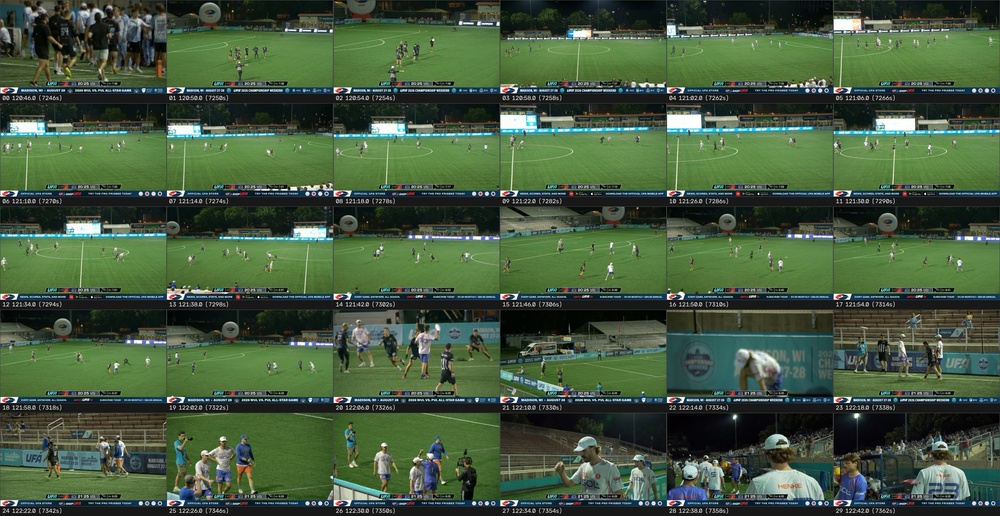
#> input picture eval/m0/pick_a_sheet.jpg, 1000 x 516 px, shrunk from 2520 x 1300 before the run
$ python -i paint.py   (imports and definitions only)
#> lines starting #> are read from the running program, lines starting #| are printed output that depends on the picture; after the words box and inside, x2 and y2 are one past the last pixel; in counts of white or black regions, pixels touching at a corner belong together
#> further down, picture is the input picture: shape (516, 1000, 3); mean B, G, R 63.2, 89, 68.4
"""Finding the painted lines, and turning them into something to fit against.

White paint on grass is bright, unsaturated and — the part that does the work —
*thin*. A line survives an opening with a long thin kernel at its own
orientation; a torso does not survive one at any orientation. This is the same
detector that answered M0's question 2 (`tools/paint.py` now calls in here).

The output calibration actually consumes is a **distance transform**: for each
pixel, how far to the nearest paint. Fitting then asks only "how far is each
point of my world model from some paint", never "is every piece of paint
explained". That asymmetry is deliberate and it is what makes the fit robust to
the ultimate lines and pylons painted over the soccer markings — extra paint
costs nothing, missing paint costs everything.
"""

from __future__ import annotations

import cv2
import numpy as np

# Tuned on work/p0001 frame 000180 against the visible centre circle, which is
# the faintest thing the fit depends on. The night game plus a 5.4 Mbps encode
# make the soccer paint much lower-contrast than the M0 defaults assumed: at
# TOPHAT_THRESH 12 roughly a third of the circle went undetected, and the fit
# then locked onto whatever else was bright. See eval/m1/probe/paintbest.jpg.
MAX_SAT = 110
MIN_VAL = 105
KERNEL_LEN = 21
N_ANGLES = 12
TOPHAT_THRESH = 8


def paint_mask(bgr: np.ndarray, *, max_sat: int = MAX_SAT, min_val: int = MIN_VAL,
               kernel_len: int = KERNEL_LEN, n_angles: int = N_ANGLES,
               region: np.ndarray | None = None) -> np.ndarray:
    """Bright, unsaturated, locally brighter than its surroundings, and thin."""
#> called with max_sat = 110, min_val = 105, kernel_len = 21, n_angles = 12
    hsv = cv2.cvtColor(bgr, cv2.COLOR_BGR2HSV)
#> hsv: shape (516, 1000, 3); mean H, S, V 60.4, 98.4, 91.5
    bright = cv2.inRange(hsv, np.array([0, 0, min_val], np.uint8),
                         np.array([179, max_sat, 255], np.uint8))
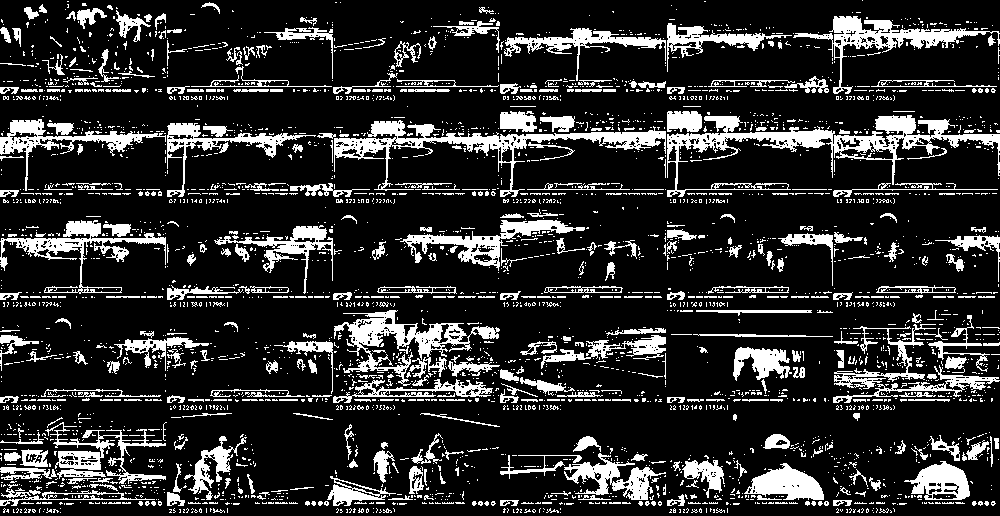
#> bright: shape (516, 1000); 17.7% white; 3359 white regions (2957 under 20 px), largest, box (x1, y1, x2, y2) and area: (667, 115, 1000, 197) 5860, (334, 120, 666, 197) 4580, (334, 310, 500, 386) 3620

    grey = cv2.cvtColor(bgr, cv2.COLOR_BGR2GRAY)
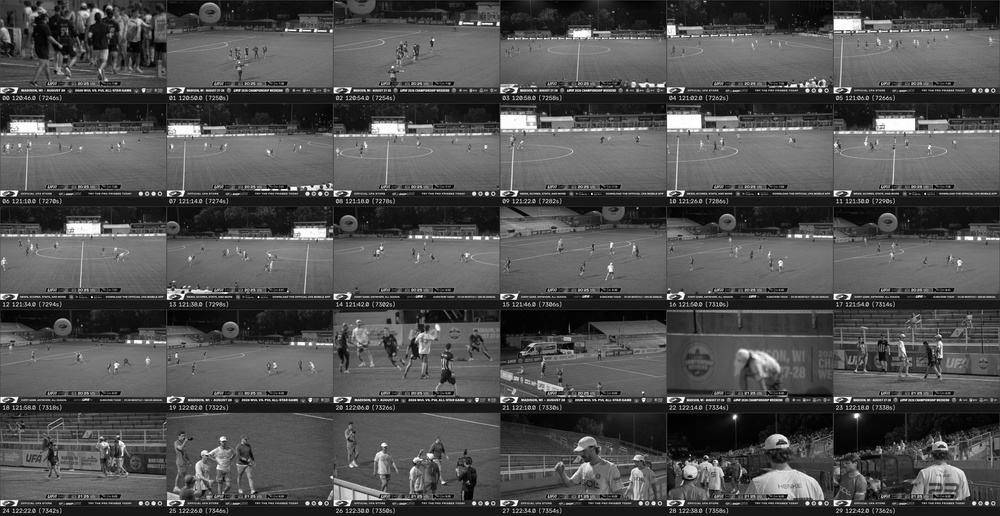
#> grey: shape (516, 1000); min 0, max 255, mean 79.9
    bg = cv2.morphologyEx(grey, cv2.MORPH_OPEN,
                          cv2.getStructuringElement(cv2.MORPH_ELLIPSE, (25, 25)))
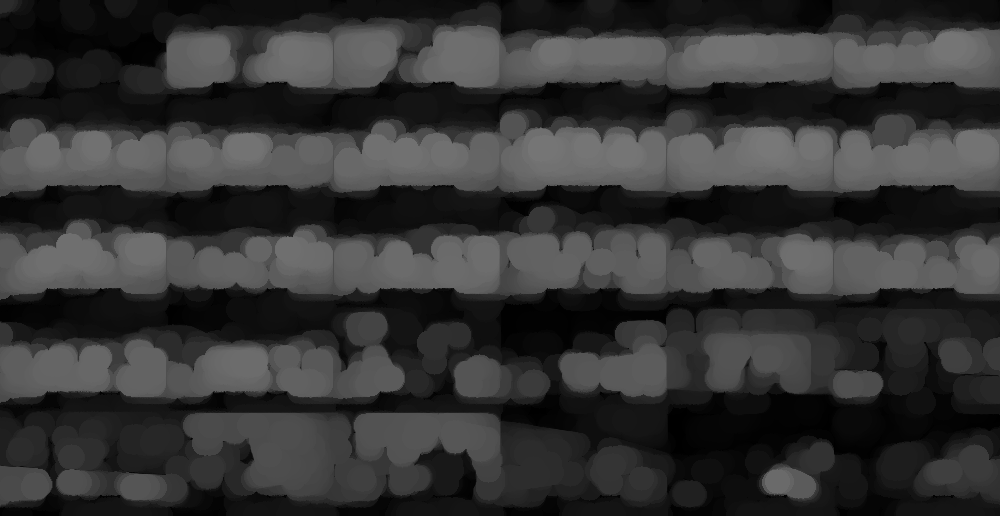
#> bg: shape (516, 1000); min 0, max 120, mean 52.1
    _, ridge = cv2.threshold(cv2.subtract(grey, bg), TOPHAT_THRESH, 255, cv2.THRESH_BINARY)
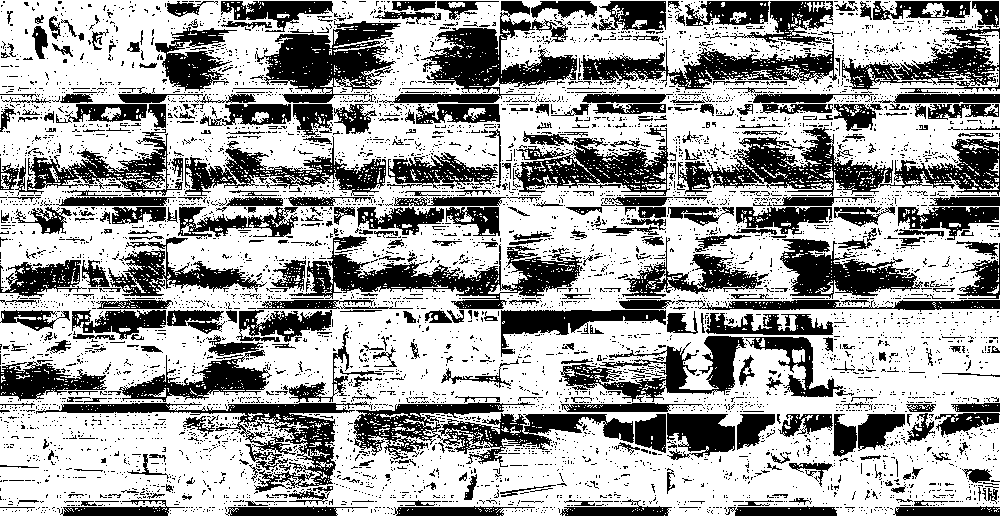
#> ridge: shape (516, 1000); 63.1% white; 5874 black regions (5428 under 20 px), largest, box (x1, y1, x2, y2) and area: (678, 127, 1000, 196) 8442, (289, 235, 583, 309) 7111, (353, 402, 634, 467) 6841

    cand = cv2.bitwise_and(bright, ridge)
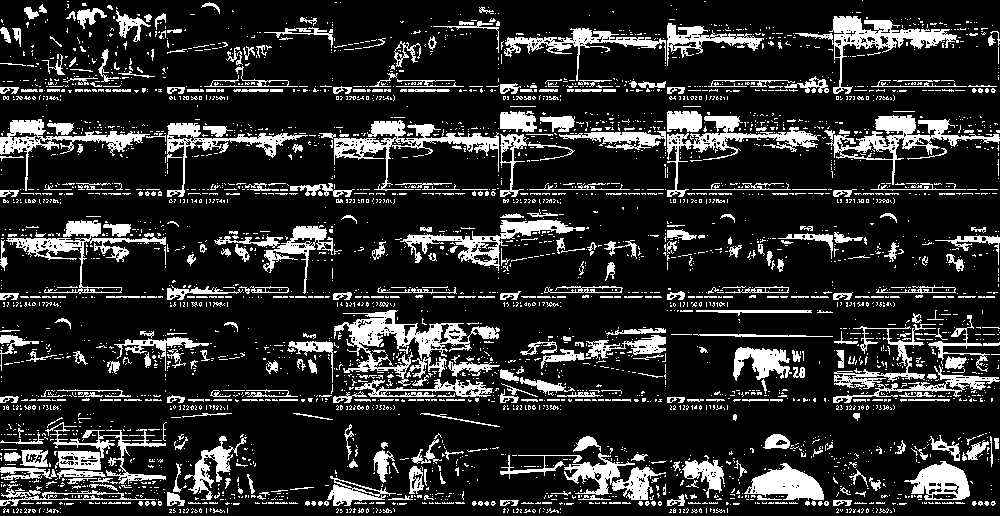
#> cand: shape (516, 1000); 17% white; 3563 white regions (3140 under 20 px), largest, box (x1, y1, x2, y2) and area: (334, 310, 500, 386) 3610, (824, 115, 1000, 185) 2581, (334, 120, 499, 191) 2543
    if region is not None:
        cand = cv2.bitwise_and(cand, region)

    acc = np.zeros_like(cand)
    base = np.zeros((kernel_len, kernel_len), np.uint8)
    cv2.line(base, (0, kernel_len // 2), (kernel_len - 1, kernel_len // 2), 1, 1)
    for a in np.linspace(0, 180, n_angles, endpoint=False):
        M = cv2.getRotationMatrix2D((kernel_len / 2 - 0.5, kernel_len / 2 - 0.5), a, 1.0)
        k = cv2.warpAffine(base, M, (kernel_len, kernel_len), flags=cv2.INTER_NEAREST)
        acc = cv2.bitwise_or(acc, cv2.morphologyEx(cand, cv2.MORPH_OPEN, k))
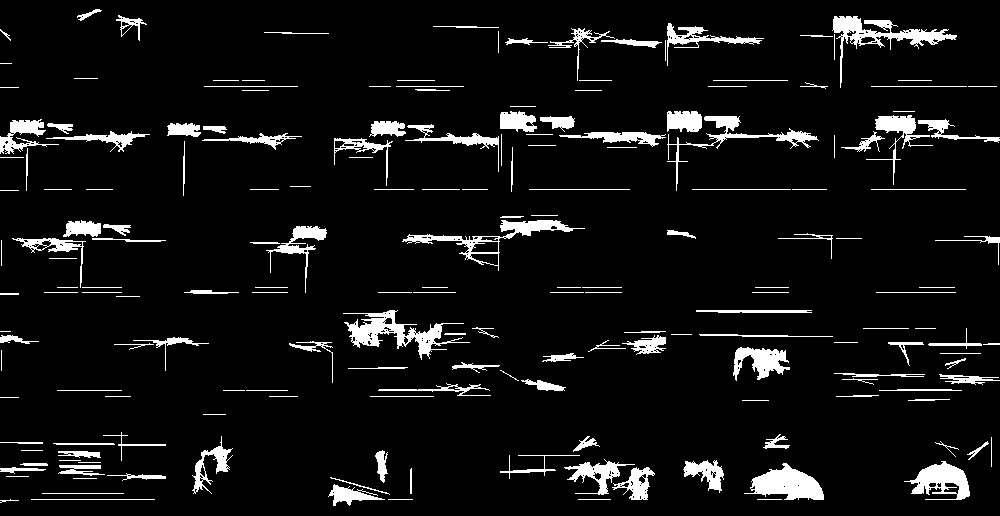
#> acc: shape (516, 1000); 7% white; 189 white regions (5 under 20 px), largest, box (x1, y1, x2, y2) and area: (343, 310, 470, 360) 1885, (832, 16, 957, 88) 1741, (744, 463, 824, 500) 1668
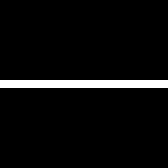
#> base: shape (21, 21) (shown 8 times larger); values 0 (black) and 1 (white), 4.8% white in thin lines or dots, all inside (x1, y1, x2, y2) = (0, 10, 21, 11)
    return acc


def distance_field(paint: np.ndarray, *, cap_px: float = 60.0) -> np.ndarray:
    """Distance from every pixel to the nearest paint pixel, in pixels.

    Capped, because an unbounded distance lets a single badly-initialised model
    point dominate the objective and drag the whole fit after it.
    """
    inv = np.where(paint > 0, 0, 255).astype(np.uint8)
    dist = cv2.distanceTransform(inv, cv2.DIST_L2, 5)
    return np.minimum(dist, cap_px)


def coverage(paint: np.ndarray, region: np.ndarray | None = None) -> float:
    """Share of the usable region that is paint. A frame with almost none is a
    frame whose calibration cannot be trusted, whatever the optimiser reports."""
    if region is None:
        return float((paint > 0).mean())
    usable = region > 0
    if not usable.any():
        return 0.0
    return float((paint[usable] > 0).mean())


def largest_components(paint: np.ndarray, *, min_area: int = 120,
                       max_n: int = 40) -> np.ndarray:
    """Drop speckle. Chamfer is robust to extra paint but not to a fog of it."""
    n, labels, stats, _ = cv2.connectedComponentsWithStats(paint, connectivity=8)
    if n <= 1:
        return paint
    order = np.argsort(-stats[1:, cv2.CC_STAT_AREA]) + 1
    keep = [i for i in order[:max_n] if stats[i, cv2.CC_STAT_AREA] >= min_area]
    out = np.zeros_like(paint)
    for i in keep:
        out[labels == i] = 255
    return out

>>> import cv2
>>> picture = cv2.imread('../../eval/m0/pick_a_sheet.jpg')
>>> result = paint_mask(picture)

$ run again, on eval/m0/cutcheck_sheet.jpg
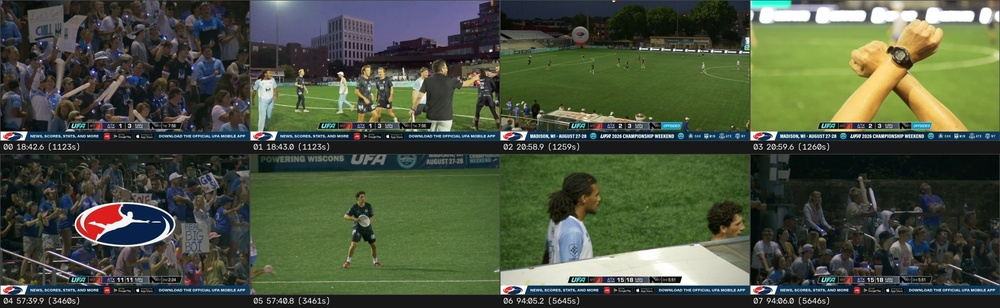
#> input picture eval/m0/cutcheck_sheet.jpg, 1000 x 308 px, shrunk from 1840 x 566 before the run
#> picture is the input picture: shape (308, 1000, 3); mean B, G, R 63.3, 82.1, 73.4
#> hsv: shape (308, 1000, 3); mean H, S, V 62.2, 91.7, 88.6
#> in paint_mask, `bright = cv2.inRange(hsv, np.array([0, 0, min_val], np.uint8), np.arra..`:
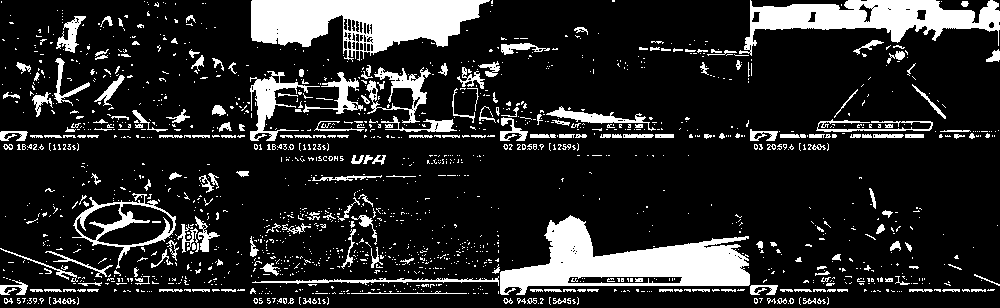
#> bright: shape (308, 1000); 16% white; 1619 white regions (1391 under 20 px), largest, box (x1, y1, x2, y2) and area: (500, 215, 750, 295) 9123, (251, 0, 490, 62) 8760, (739, 0, 1000, 56) 6263
#> ridge: shape (308, 1000); 62.8% white; 3044 black regions (2725 under 20 px), largest, box (x1, y1, x2, y2) and area: (490, 5, 897, 140) 20017, (238, 155, 521, 274) 11896, (208, 0, 500, 82) 9312
#> cand: shape (308, 1000); 13% white; 1668 white regions (1431 under 20 px), largest, box (x1, y1, x2, y2) and area: (500, 215, 750, 295) 6239, (739, 0, 975, 56) 4646, (318, 1, 393, 62) 1434
#> after the loop in paint_mask, `for a in np.linspace(0, 180, n_angles, endpoint=False):`:
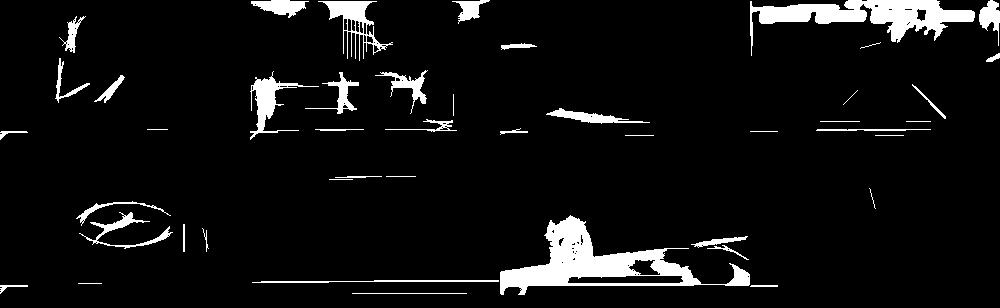
#> acc: shape (308, 1000); 6.5% white; 45 white regions (1 under 20 px), largest, box (x1, y1, x2, y2) and area: (500, 215, 750, 295) 6134, (750, 0, 975, 56) 4499, (318, 1, 393, 61) 1194

$ run again, on eval/m0/pick_b_sheet.jpg
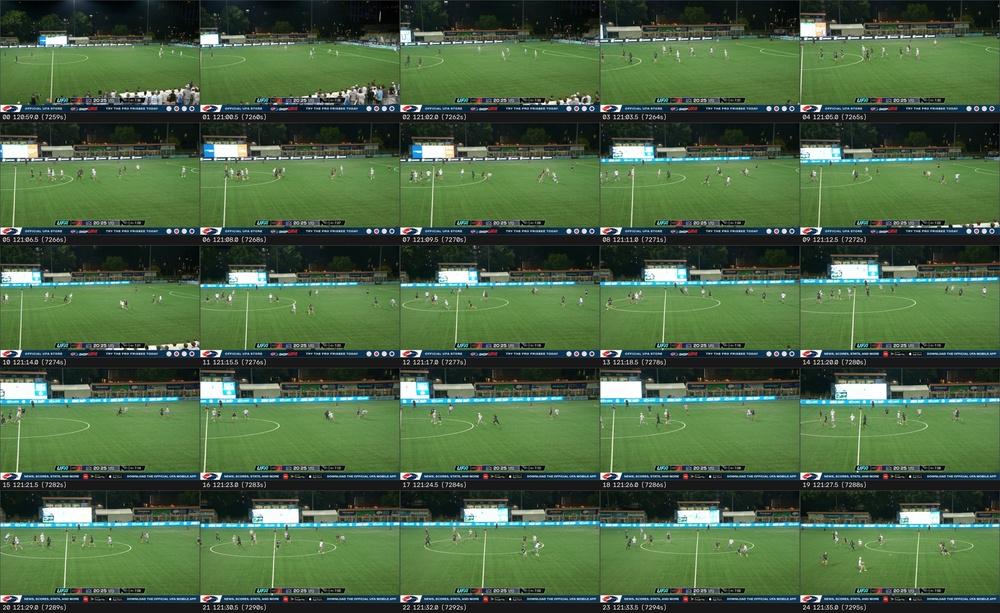
#> input picture eval/m0/pick_b_sheet.jpg, 1000 x 613 px, shrunk from 2350 x 1440 before the run
#> picture is the input picture: shape (613, 1000, 3); mean B, G, R 68.4, 100.4, 74.6
#> hsv: shape (613, 1000, 3); mean H, S, V 60.1, 102.2, 102.6
#> in paint_mask, `bright = cv2.inRange(hsv, np.array([0, 0, min_val], np.uint8), np.arra..`:
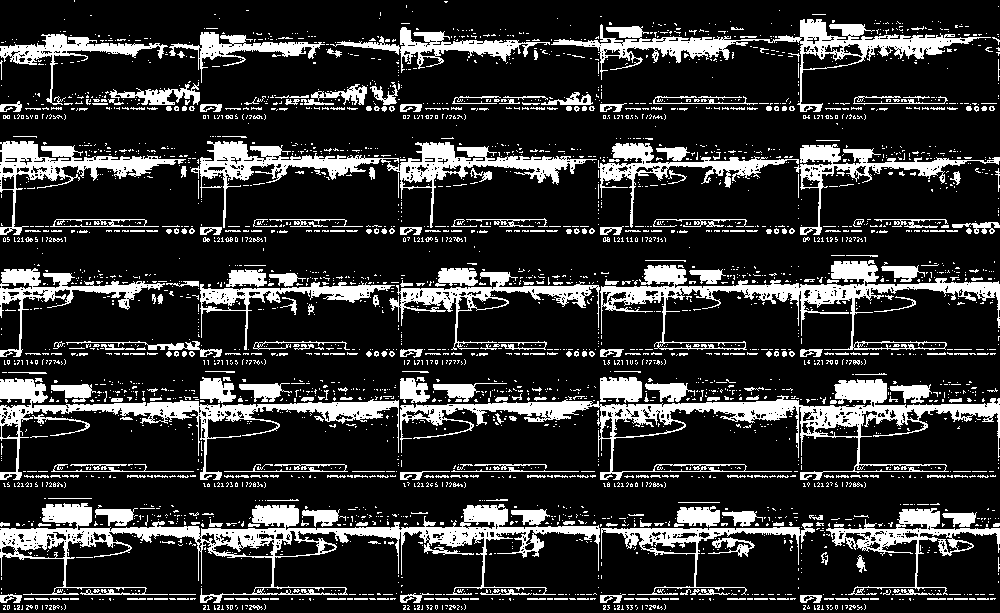
#> bright: shape (613, 1000); 19.3% white; 3244 white regions (2855 under 20 px), largest, box (x1, y1, x2, y2) and area: (0, 503, 600, 603) 12160, (400, 379, 1000, 480) 10902, (600, 260, 1000, 350) 7401
#> ridge: shape (613, 1000); 56.8% white; 6751 black regions (6230 under 20 px), largest, box (x1, y1, x2, y2) and area: (433, 164, 810, 245) 10415, (204, 41, 612, 109) 9984, (19, 398, 201, 479) 7259
#> cand: shape (613, 1000); 18% white; 3628 white regions (3183 under 20 px), largest, box (x1, y1, x2, y2) and area: (191, 141, 585, 228) 6447, (800, 379, 1000, 473) 4035, (309, 504, 600, 595) 3701
#> after the loop in paint_mask, `for a in np.linspace(0, 180, n_angles, endpoint=False):`:
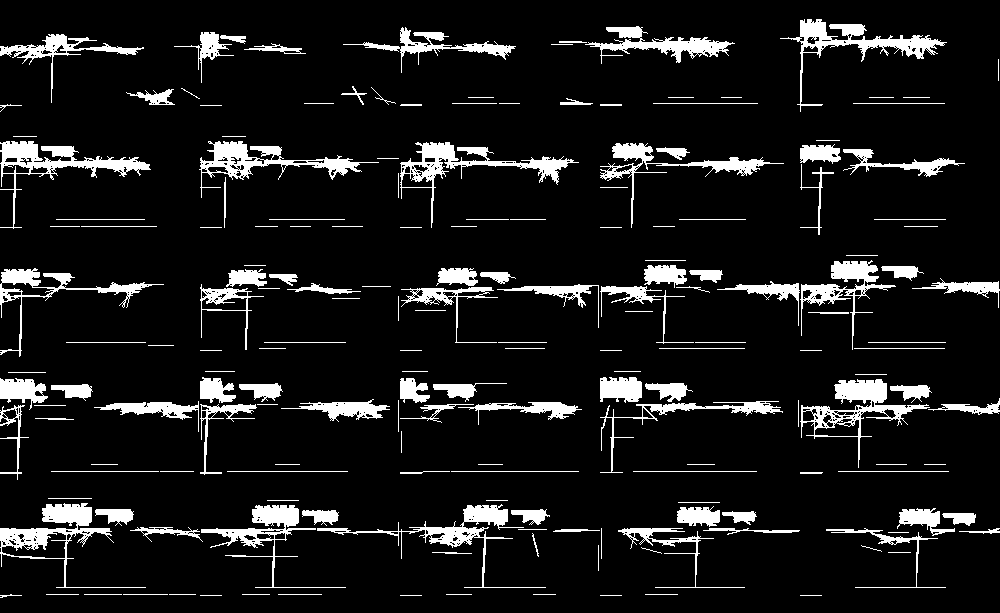
#> acc: shape (613, 1000); 9.8% white; 188 white regions, largest, box (x1, y1, x2, y2) and area: (0, 503, 146, 588) 2473, (400, 142, 579, 228) 2472, (0, 141, 151, 229) 2467

$ run again, on eval/m0/q8_possession_sheet.jpg
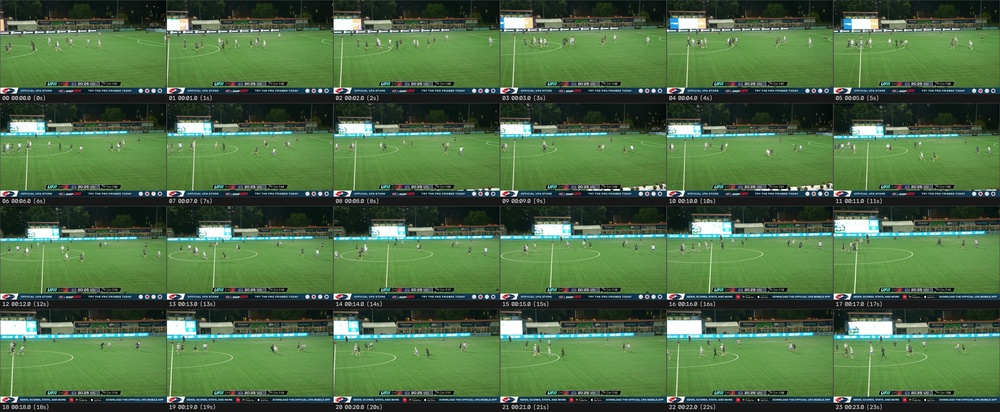
#> input picture eval/m0/q8_possession_sheet.jpg, 1000 x 412 px, shrunk from 2640 x 1088 before the run
#> picture is the input picture: shape (412, 1000, 3); mean B, G, R 70.3, 108.2, 77.8
#> hsv: shape (412, 1000, 3); mean H, S, V 60.1, 103.8, 109.7
#> bright: shape (412, 1000); 17.5% white; 2272 white regions (2067 under 20 px), largest, box (x1, y1, x2, y2) and area: (0, 316, 833, 403) 10902, (667, 216, 1000, 300) 4545, (230, 223, 540, 294) 3715
#> ridge: shape (412, 1000); 59% white; 4619 black regions (4267 under 20 px), largest, box (x1, y1, x2, y2) and area: (284, 1, 874, 103) 7145, (16, 129, 334, 196) 6392, (337, 329, 538, 412) 6128
#> cand: shape (412, 1000); 16.4% white; 2663 white regions (2436 under 20 px), largest, box (x1, y1, x2, y2) and area: (257, 223, 499, 288) 2585, (833, 318, 994, 397) 2585, (500, 15, 626, 94) 2103
#> after the loop in paint_mask, `for a in np.linspace(0, 180, n_angles, endpoint=False):`:
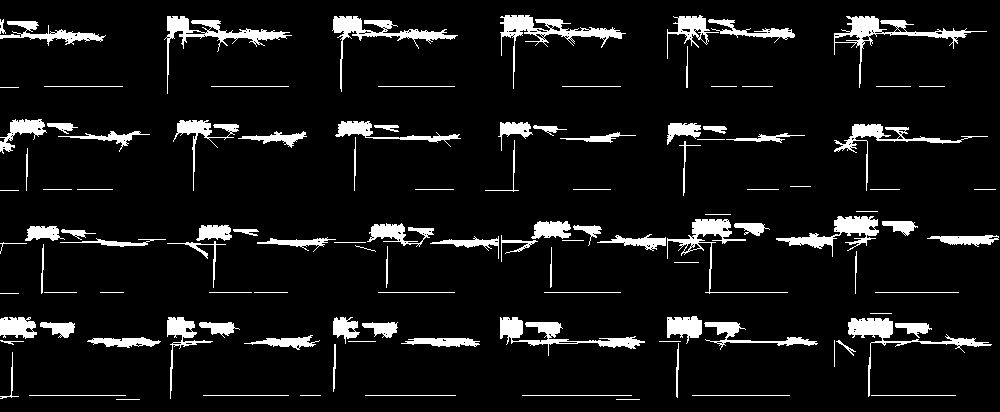
#> acc: shape (412, 1000); 8.1% white; 115 white regions (3 under 20 px), largest, box (x1, y1, x2, y2) and area: (500, 15, 626, 89) 1567, (164, 16, 292, 94) 1452, (834, 16, 987, 88) 1448
